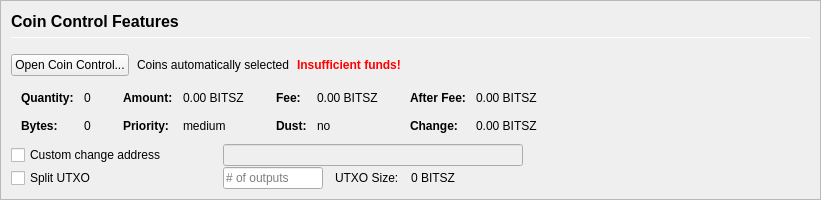
         <widget class="QFrame" name="frameCoinControl">
          <property name="sizePolicy">
           <sizepolicy hsizetype="Expanding" vsizetype="Expanding">
            <horstretch>0</horstretch>
            <verstretch>0</verstretch>
           </sizepolicy>
          </property>
          <property name="maximumSize">
           <size>
            <width>16777215</width>
            <height>16777215</height>
           </size>
          </property>
          <property name="frameShape">
           <enum>QFrame::StyledPanel</enum>
          </property>
          <property name="frameShadow">
           <enum>QFrame::Sunken</enum>
          </property>
          <layout class="QVBoxLayout" name="verticalLayoutCoinControl2">
           <property name="spacing">
            <number>0</number>
           </property>
           <property name="margin">
            <number>0</number>
           </property>
           <item>
            <widget class="QFrame" name="frameCoinControl_BG">
             <layout class="QVBoxLayout" name="verticalLayoutCoinControl" stretch="0,0,0,0,0,0">
              <property name="spacing">
               <number>1</number>
              </property>
              <property name="leftMargin">
               <number>10</number>
              </property>
              <property name="topMargin">
               <number>10</number>
              </property>
              <item>
               <layout class="QHBoxLayout" name="horizontalLayoutCoinControl1">
                <property name="bottomMargin">
                 <number>15</number>
                </property>
                <item>
                 <layout class="QVBoxLayout" name="verticalLayout_3">
                  <property name="spacing">
                   <number>6</number>
                  </property>
                  <item>
                   <widget class="QLabel" name="labelCoinControlFeatures">
                    <property name="sizePolicy">
                     <sizepolicy hsizetype="Preferred" vsizetype="Maximum">
                      <horstretch>0</horstretch>
                      <verstretch>0</verstretch>
                     </sizepolicy>
                    </property>
                    <property name="minimumSize">
                     <size>
                      <width>0</width>
                      <height>20</height>
                     </size>
                    </property>
                    <property name="font">
                     <font>
                      <pointsize>12</pointsize>
                      <weight>75</weight>
                      <bold>true</bold>
                     </font>
                    </property>
                    <property name="styleSheet">
                     <string notr="true">font-weight:bold;</string>
                    </property>
                    <property name="text">
                     <string>Coin Control Features</string>
                    </property>
                   </widget>
                  </item>
                  <item>
                   <widget class="Line" name="line">
                    <property name="minimumSize">
                     <size>
                      <width>0</width>
                      <height>1</height>
                     </size>
                    </property>
                    <property name="maximumSize">
                     <size>
                      <width>16777215</width>
                      <height>1</height>
                     </size>
                    </property>
                    <property name="orientation">
                     <enum>Qt::Horizontal</enum>
                    </property>
                   </widget>
                  </item>
                 </layout>
                </item>
               </layout>
              </item>
              <item>
               <layout class="QHBoxLayout" name="horizontalLayoutCoinControl2" stretch="0,0,0,0">
                <property name="spacing">
                 <number>8</number>
                </property>
                <property name="bottomMargin">
                 <number>10</number>
                </property>
                <item>
                 <widget class="QPushButton" name="pushButtonCoinControl">
                  <property name="styleSheet">
                   <string notr="true"/>
                  </property>
                  <property name="text">
                   <string>Open Coin Control...</string>
                  </property>
                  <property name="autoDefault">
                   <bool>false</bool>
                  </property>
                 </widget>
                </item>
                <item>
                 <widget class="QLabel" name="labelCoinControlAutomaticallySelected">
                  <property name="text">
                   <string>Coins automatically selected</string>
                  </property>
                  <property name="margin">
                   <number>5</number>
                  </property>
                 </widget>
                </item>
                <item>
                 <widget class="QLabel" name="labelCoinControlInsuffFunds">
                  <property name="font">
                   <font>
                    <weight>75</weight>
                    <bold>true</bold>
                   </font>
                  </property>
                  <property name="styleSheet">
                   <string notr="true">color:red;font-weight:bold;</string>
                  </property>
                  <property name="text">
                   <string>Insufficient funds!</string>
                  </property>
                  <property name="margin">
                   <number>5</number>
                  </property>
                 </widget>
                </item>
                <item>
                 <spacer name="horizontalSpacerCoinControl">
                  <property name="orientation">
                   <enum>Qt::Horizontal</enum>
                  </property>
                  <property name="sizeHint" stdset="0">
                   <size>
                    <width>40</width>
                    <height>1</height>
                   </size>
                  </property>
                 </spacer>
                </item>
               </layout>
              </item>
              <item>
               <widget class="QWidget" name="widgetCoinControl" native="true">
                <property name="sizePolicy">
                 <sizepolicy hsizetype="Preferred" vsizetype="Preferred">
                  <horstretch>0</horstretch>
                  <verstretch>0</verstretch>
                 </sizepolicy>
                </property>
                <property name="minimumSize">
                 <size>
                  <width>0</width>
                  <height>0</height>
                 </size>
                </property>
                <property name="styleSheet">
                 <string notr="true"/>
                </property>
                <layout class="QHBoxLayout" name="horizontalLayoutCoinControl5">
                 <property name="margin">
                  <number>0</number>
                 </property>
                 <item>
                  <layout class="QHBoxLayout" name="horizontalLayoutCoinControl3" stretch="0,0,0,1">
                   <property name="spacing">
                    <number>20</number>
                   </property>
                   <property name="topMargin">
                    <number>0</number>
                   </property>
                   <property name="bottomMargin">
                    <number>10</number>
                   </property>
                   <item>
                    <layout class="QFormLayout" name="formLayoutCoinControl1">
                     <property name="horizontalSpacing">
                      <number>10</number>
                     </property>
                     <property name="verticalSpacing">
                      <number>14</number>
                     </property>
                     <property name="leftMargin">
                      <number>10</number>
                     </property>
                     <property name="topMargin">
                      <number>4</number>
                     </property>
                     <property name="rightMargin">
                      <number>6</number>
                     </property>
                     <item row="0" column="0">
                      <widget class="QLabel" name="labelCoinControlQuantityText">
                       <property name="font">
                        <font>
                         <weight>75</weight>
                         <bold>true</bold>
                        </font>
                       </property>
                       <property name="text">
                        <string>Quantity:</string>
                       </property>
                       <property name="margin">
                        <number>0</number>
                       </property>
                      </widget>
                     </item>
                     <item row="0" column="1">
                      <widget class="QLabel" name="labelCoinControlQuantity">
                       <property name="cursor">
                        <cursorShape>IBeamCursor</cursorShape>
                       </property>
                       <property name="contextMenuPolicy">
                        <enum>Qt::ActionsContextMenu</enum>
                       </property>
                       <property name="text">
                        <string notr="true">0</string>
                       </property>
                       <property name="margin">
                        <number>0</number>
                       </property>
                       <property name="textInteractionFlags">
                        <set>Qt::LinksAccessibleByMouse|Qt::TextSelectableByKeyboard|Qt::TextSelectableByMouse</set>
                       </property>
                      </widget>
                     </item>
                     <item row="1" column="0">
                      <widget class="QLabel" name="labelCoinControlBytesText">
                       <property name="font">
                        <font>
                         <weight>75</weight>
                         <bold>true</bold>
                        </font>
                       </property>
                       <property name="text">
                        <string>Bytes:</string>
                       </property>
                      </widget>
                     </item>
                     <item row="1" column="1">
                      <widget class="QLabel" name="labelCoinControlBytes">
                       <property name="cursor">
                        <cursorShape>IBeamCursor</cursorShape>
                       </property>
                       <property name="contextMenuPolicy">
                        <enum>Qt::ActionsContextMenu</enum>
                       </property>
                       <property name="text">
                        <string notr="true">0</string>
                       </property>
                       <property name="textInteractionFlags">
                        <set>Qt::LinksAccessibleByMouse|Qt::TextSelectableByKeyboard|Qt::TextSelectableByMouse</set>
                       </property>
                      </widget>
                     </item>
                    </layout>
                   </item>
                   <item>
                    <layout class="QFormLayout" name="formLayoutCoinControl2">
                     <property name="horizontalSpacing">
                      <number>10</number>
                     </property>
                     <property name="verticalSpacing">
                      <number>14</number>
                     </property>
                     <property name="leftMargin">
                      <number>6</number>
                     </property>
                     <property name="topMargin">
                      <number>4</number>
                     </property>
                     <property name="rightMargin">
                      <number>6</number>
                     </property>
                     <item row="0" column="0">
                      <widget class="QLabel" name="labelCoinControlAmountText">
                       <property name="font">
                        <font>
                         <weight>75</weight>
                         <bold>true</bold>
                        </font>
                       </property>
                       <property name="text">
                        <string>Amount:</string>
                       </property>
                       <property name="margin">
                        <number>0</number>
                       </property>
                      </widget>
                     </item>
                     <item row="0" column="1">
                      <widget class="QLabel" name="labelCoinControlAmount">
                       <property name="cursor">
                        <cursorShape>IBeamCursor</cursorShape>
                       </property>
                       <property name="contextMenuPolicy">
                        <enum>Qt::ActionsContextMenu</enum>
                       </property>
                       <property name="text">
                        <string notr="true">0.00 BITSZ</string>
                       </property>
                       <property name="textInteractionFlags">
                        <set>Qt::LinksAccessibleByMouse|Qt::TextSelectableByKeyboard|Qt::TextSelectableByMouse</set>
                       </property>
                      </widget>
                     </item>
                     <item row="1" column="0">
                      <widget class="QLabel" name="labelCoinControlPriorityText">
                       <property name="font">
                        <font>
                         <weight>75</weight>
                         <bold>true</bold>
                        </font>
                       </property>
                       <property name="text">
                        <string>Priority:</string>
                       </property>
                      </widget>
                     </item>
                     <item row="1" column="1">
                      <widget class="QLabel" name="labelCoinControlPriority">
                       <property name="cursor">
                        <cursorShape>IBeamCursor</cursorShape>
                       </property>
                       <property name="contextMenuPolicy">
                        <enum>Qt::ActionsContextMenu</enum>
                       </property>
                       <property name="text">
                        <string>medium</string>
                       </property>
                       <property name="textInteractionFlags">
                        <set>Qt::LinksAccessibleByMouse|Qt::TextSelectableByKeyboard|Qt::TextSelectableByMouse</set>
                       </property>
                      </widget>
                     </item>
                    </layout>
                   </item>
                   <item>
                    <layout class="QFormLayout" name="formLayoutCoinControl3">
                     <property name="horizontalSpacing">
                      <number>10</number>
                     </property>
                     <property name="verticalSpacing">
                      <number>14</number>
                     </property>
                     <property name="leftMargin">
                      <number>6</number>
                     </property>
                     <property name="topMargin">
                      <number>4</number>
                     </property>
                     <property name="rightMargin">
                      <number>6</number>
                     </property>
                     <item row="0" column="0">
                      <widget class="QLabel" name="labelCoinControlFeeText">
                       <property name="font">
                        <font>
                         <weight>75</weight>
                         <bold>true</bold>
                        </font>
                       </property>
                       <property name="text">
                        <string>Fee:</string>
                       </property>
                       <property name="margin">
                        <number>0</number>
                       </property>
                      </widget>
                     </item>
                     <item row="0" column="1">
                      <widget class="QLabel" name="labelCoinControlFee">
                       <property name="cursor">
                        <cursorShape>IBeamCursor</cursorShape>
                       </property>
                       <property name="contextMenuPolicy">
                        <enum>Qt::ActionsContextMenu</enum>
                       </property>
                       <property name="text">
                        <string notr="true">0.00 BITSZ</string>
                       </property>
                       <property name="textInteractionFlags">
                        <set>Qt::LinksAccessibleByMouse|Qt::TextSelectableByKeyboard|Qt::TextSelectableByMouse</set>
                       </property>
                      </widget>
                     </item>
                     <item row="1" column="0">
                      <widget class="QLabel" name="labelCoinControlLowOutputText">
                       <property name="font">
                        <font>
                         <weight>75</weight>
                         <bold>true</bold>
                        </font>
                       </property>
                       <property name="text">
                        <string>Dust:</string>
                       </property>
                      </widget>
                     </item>
                     <item row="1" column="1">
                      <widget class="QLabel" name="labelCoinControlLowOutput">
                       <property name="cursor">
                        <cursorShape>IBeamCursor</cursorShape>
                       </property>
                       <property name="contextMenuPolicy">
                        <enum>Qt::ActionsContextMenu</enum>
                       </property>
                       <property name="text">
                        <string>no</string>
                       </property>
                       <property name="textInteractionFlags">
                        <set>Qt::LinksAccessibleByMouse|Qt::TextSelectableByKeyboard|Qt::TextSelectableByMouse</set>
                       </property>
                      </widget>
                     </item>
                    </layout>
                   </item>
                   <item>
                    <layout class="QFormLayout" name="formLayoutCoinControl4">
                     <property name="horizontalSpacing">
                      <number>10</number>
                     </property>
                     <property name="verticalSpacing">
                      <number>14</number>
                     </property>
                     <property name="leftMargin">
                      <number>6</number>
                     </property>
                     <property name="topMargin">
                      <number>4</number>
                     </property>
                     <property name="rightMargin">
                      <number>6</number>
                     </property>
                     <item row="0" column="0">
                      <widget class="QLabel" name="labelCoinControlAfterFeeText">
                       <property name="font">
                        <font>
                         <weight>75</weight>
                         <bold>true</bold>
                        </font>
                       </property>
                       <property name="text">
                        <string>After Fee:</string>
                       </property>
                       <property name="margin">
                        <number>0</number>
                       </property>
                      </widget>
                     </item>
                     <item row="0" column="1">
                      <widget class="QLabel" name="labelCoinControlAfterFee">
                       <property name="cursor">
                        <cursorShape>IBeamCursor</cursorShape>
                       </property>
                       <property name="contextMenuPolicy">
                        <enum>Qt::ActionsContextMenu</enum>
                       </property>
                       <property name="text">
                        <string notr="true">0.00 BITSZ</string>
                       </property>
                       <property name="textInteractionFlags">
                        <set>Qt::LinksAccessibleByMouse|Qt::TextSelectableByKeyboard|Qt::TextSelectableByMouse</set>
                       </property>
                      </widget>
                     </item>
                     <item row="1" column="0">
                      <widget class="QLabel" name="labelCoinControlChangeText">
                       <property name="font">
                        <font>
                         <weight>75</weight>
                         <bold>true</bold>
                        </font>
                       </property>
                       <property name="text">
                        <string>Change:</string>
                       </property>
                      </widget>
                     </item>
                     <item row="1" column="1">
                      <widget class="QLabel" name="labelCoinControlChange">
                       <property name="cursor">
                        <cursorShape>IBeamCursor</cursorShape>
                       </property>
                       <property name="contextMenuPolicy">
                        <enum>Qt::ActionsContextMenu</enum>
                       </property>
                       <property name="text">
                        <string notr="true">0.00 BITSZ</string>
                       </property>
                       <property name="textInteractionFlags">
                        <set>Qt::LinksAccessibleByMouse|Qt::TextSelectableByKeyboard|Qt::TextSelectableByMouse</set>
                       </property>
                      </widget>
                     </item>
                    </layout>
                   </item>
                  </layout>
                 </item>
                </layout>
               </widget>
              </item>
              <item>
               <layout class="QHBoxLayout" name="horizontalLayoutCoinControl4">
                <property name="spacing">
                 <number>12</number>
                </property>
                <property name="sizeConstraint">
                 <enum>QLayout::SetDefaultConstraint</enum>
                </property>
                <property name="topMargin">
                 <number>0</number>
                </property>
                <property name="rightMargin">
                 <number>0</number>
                </property>
                <item>
                 <widget class="QCheckBox" name="checkBoxCoinControlChange">
                  <property name="sizePolicy">
                   <sizepolicy hsizetype="Preferred" vsizetype="Preferred">
                    <horstretch>0</horstretch>
                    <verstretch>0</verstretch>
                   </sizepolicy>
                  </property>
                  <property name="minimumSize">
                   <size>
                    <width>200</width>
                    <height>0</height>
                   </size>
                  </property>
                  <property name="maximumSize">
                   <size>
                    <width>200</width>
                    <height>16777215</height>
                   </size>
                  </property>
                  <property name="toolTip">
                   <string>If this is activated, but the change address is empty or invalid, change will be sent to a newly generated address.</string>
                  </property>
                  <property name="text">
                   <string>Custom change address</string>
                  </property>
                 </widget>
                </item>
                <item>
                 <widget class="QValidatedLineEdit" name="lineEditCoinControlChange">
                  <property name="enabled">
                   <bool>false</bool>
                  </property>
                  <property name="sizePolicy">
                   <sizepolicy hsizetype="Preferred" vsizetype="Preferred">
                    <horstretch>0</horstretch>
                    <verstretch>0</verstretch>
                   </sizepolicy>
                  </property>
                  <property name="minimumSize">
                   <size>
                    <width>300</width>
                    <height>0</height>
                   </size>
                  </property>
                 </widget>
                </item>
                <item>
                 <widget class="QLabel" name="labelCoinControlChangeLabel">
                  <property name="sizePolicy">
                   <sizepolicy hsizetype="Preferred" vsizetype="Preferred">
                    <horstretch>0</horstretch>
                    <verstretch>0</verstretch>
                   </sizepolicy>
                  </property>
                  <property name="minimumSize">
                   <size>
                    <width>100</width>
                    <height>0</height>
                   </size>
                  </property>
                  <property name="text">
                   <string/>
                  </property>
                  <property name="margin">
                   <number>3</number>
                  </property>
                 </widget>
                </item>
               </layout>
              </item>
              <item>
               <layout class="QHBoxLayout" name="horizontalLayoutCoinControl6">
                <property name="spacing">
                 <number>12</number>
                </property>
                <property name="rightMargin">
                 <number>0</number>
                </property>
                <item>
                 <widget class="QCheckBox" name="splitBlockCheckBox">
                  <property name="sizePolicy">
                   <sizepolicy hsizetype="Preferred" vsizetype="Preferred">
                    <horstretch>0</horstretch>
                    <verstretch>0</verstretch>
                   </sizepolicy>
                  </property>
                  <property name="minimumSize">
                   <size>
                    <width>200</width>
                    <height>0</height>
                   </size>
                  </property>
                  <property name="maximumSize">
                   <size>
                    <width>200</width>
                    <height>16777215</height>
                   </size>
                  </property>
                  <property name="text">
                   <string>Split UTXO</string>
                  </property>
                 </widget>
                </item>
                <item>
                 <widget class="QLineEdit" name="splitBlockLineEdit">
                  <property name="sizePolicy">
                   <sizepolicy hsizetype="Preferred" vsizetype="Preferred">
                    <horstretch>50</horstretch>
                    <verstretch>0</verstretch>
                   </sizepolicy>
                  </property>
                  <property name="minimumSize">
                   <size>
                    <width>100</width>
                    <height>0</height>
                   </size>
                  </property>
                  <property name="maximumSize">
                   <size>
                    <width>100</width>
                    <height>16777215</height>
                   </size>
                  </property>
                  <property name="placeholderText">
                   <string># of outputs</string>
                  </property>
                 </widget>
                </item>
                <item>
                 <widget class="QLabel" name="labelBlockSizeText">
                  <property name="text">
                   <string>UTXO Size:</string>
                  </property>
                 </widget>
                </item>
                <item>
                 <widget class="QLabel" name="labelBlockSize">
                  <property name="text">
                   <string>0 BITSZ</string>
                  </property>
                 </widget>
                </item>
                <item>
                 <spacer name="horizontalSpacer_7">
                  <property name="orientation">
                   <enum>Qt::Horizontal</enum>
                  </property>
                  <property name="sizeHint" stdset="0">
                   <size>
                    <width>40</width>
                    <height>20</height>
                   </size>
                  </property>
                 </spacer>
                </item>
               </layout>
              </item>
              <item>
               <spacer name="verticalSpacerCoinControl">
                <property name="orientation">
                 <enum>Qt::Vertical</enum>
                </property>
                <property name="sizeHint" stdset="0">
                 <size>
                  <width>800</width>
                  <height>1</height>
                 </size>
                </property>
               </spacer>
              </item>
             </layout>
            </widget>
           </item>
          </layout>
         </widget>
